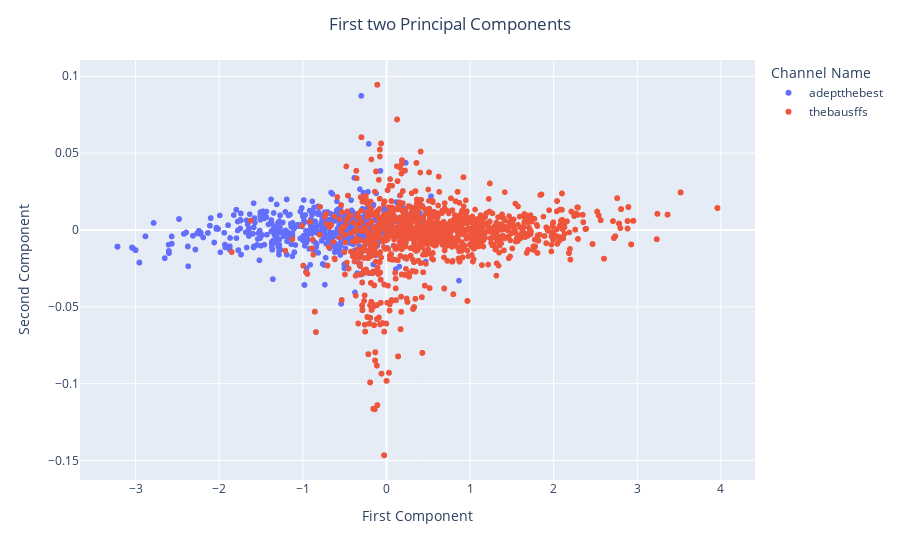

The notebook cell this image was saved under:
### Code cell
fig = px.scatter(Frame, 'First Component', 'Second Component', color='Channel Name', hover_name='Names')
fig.update_layout(title_text = 'First two Principal Components', title_x=0.5, showlegend=True)

### Figure 1 — Plotly figure (JSON) as saved in the notebook; plotly's stock layout.template omitted (floating-point values rounded to 4 significant figures; data arrays with more than 128 entries replaced by an {"elided": "..."} marker saying what was removed)
{"data": [{"hovertemplate": "<b>%{hovertext}</b><br><br>Channel Name=adeptthebest<br>First Component=%{x}<br>Second Component=%{y}<extra></extra>", "hovertext": {"elided": "2206 str values"}, "legendgroup": "adeptthebest", "marker": {"color": "#636efa", "symbol": "circle"}, "mode": "markers", "name": "adeptthebest", "showlegend": true, "type": "scattergl", "x": {"elided": "2206 float values"}, "xaxis": "x", "y": {"elided": "2206 float values"}, "yaxis": "y"}, {"hovertemplate": "<b>%{hovertext}</b><br><br>Channel Name=thebausffs<br>First Component=%{x}<br>Second Component=%{y}<extra></extra>", "hovertext": {"elided": "3294 str values"}, "legendgroup": "thebausffs", "marker": {"color": "#EF553B", "symbol": "circle"}, "mode": "markers", "name": "thebausffs", "showlegend": true, "type": "scattergl", "x": {"elided": "3294 float values"}, "xaxis": "x", "y": {"elided": "3294 float values"}, "yaxis": "y"}], "layout": {"legend": {"title": {"text": "Channel Name"}, "tracegroupgap": 0}, "margin": {"t": 60}, "showlegend": true, "title": {"text": "First two Principal Components", "x": 0.5}, "xaxis": {"anchor": "y", "domain": [0, 1], "title": {"text": "First Component"}}, "yaxis": {"anchor": "x", "domain": [0, 1], "title": {"text": "Second Component"}}}}
